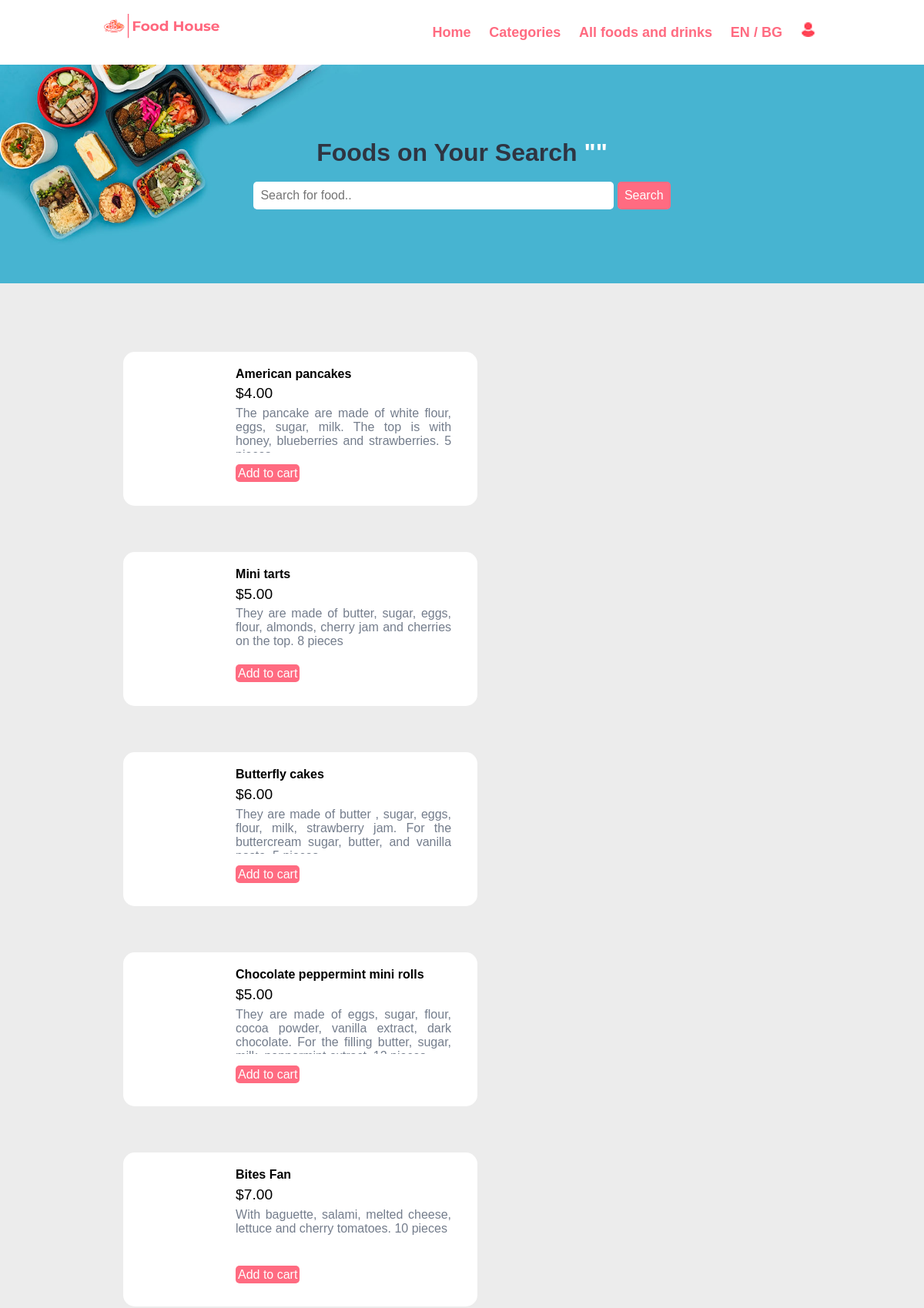
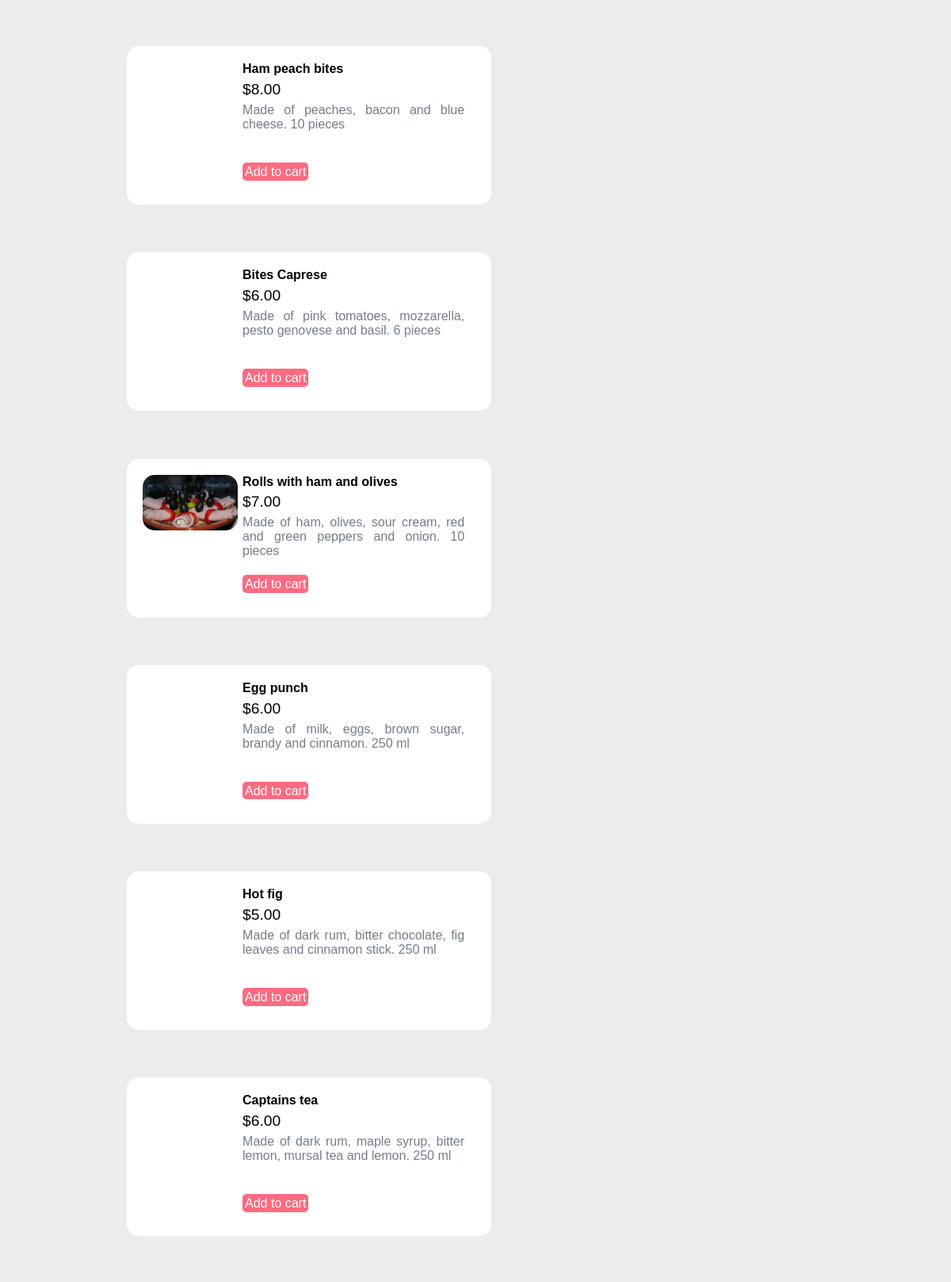
The page /food-search.php (upper part) on the database its author committed (2 pictures, top to bottom).
### tables this page shows
CREATE TABLE `tbl_food` (
  `id` int(10) UNSIGNED NOT NULL,
  `title` varchar(100) NOT NULL,
  `description` text NOT NULL,
  `price` decimal(10,2) NOT NULL,
  `image_name` varchar(255) NOT NULL,
  `category_id` int(10) UNSIGNED NOT NULL,
  `active` varchar(10) NOT NULL,
  `add_date` datetime DEFAULT NULL
);

### config/en.php (called while the page is built)
<?php
    $lang = array(
        "lang_en" => "EN",
		"lang_bg" => "BG",
        "home" => "Home",
        "categories" => "Categories",
        "afd" => "All foods and drinks",
        "1card-in" => "From Food House restaurant you can order food for home from anywhere.",
        "2card-in" => "Address: st. Radost 3, Varna",
        "3card-in" => "Email: foodhouse@abv.bg",
        "32card-in" => "Number: 0898899888",
        "rights" => "2022 © All rights reserved, Food House.",
        "category" => "Choose category",
        "search" => "Search for food..",
        "search2" => "Search",
        "" => "",
        "" => "",
        "" => "",
        "" => "",
        "" => "",
        "" => "",
        "" => "",
        "" => "",
        "" => "",
        "" => "",
        "" => "",
        "" => "",
        "" => "",
        "" => "",
        "" => "",
        "" => "",
        "" => "",
        "" => "",
        "" => "",
        "" => "",
        "" => ""
    );
?>

### food-search.php (the view, shortened to what this page needs)
<?php include('partials-front/menu.php'); ?>
    <section class="food-search text-center">
        <div class="container">
            <?php
                $search = mysqli_real_escape_string($conn, $_POST['search']);
            ?>
            <h2>Foods on Your Search <a href="#" class="text-white">"<?php echo $search; ?>"</a></h2>
            <form action="" method="POST">
                <input type="search" name="search" placeholder="<?php echo $lang['search'] ?>" required>
                <input type="submit" name="submit" value="<?php echo $lang['search2'] ?>" class="btn btn-primary">
            </form>
        </div>
    </section>
    <section class="food-menu">
        <div class="container">
            <?php
                $sql = "SELECT * FROM tbl_food WHERE title LIKE '%$search%' OR description LIKE '%$search%'";
                $res = mysqli_query($conn, $sql);
                $count = mysqli_num_rows($res);
                if($count>0)
                {
                    while($row=mysqli_fetch_assoc($res))
                    {
                        $id_food = $row['id'];
                        $title = $row['title'];
                        $price = $row['price'];
                        $description = $row['description'];
                        $image_name = $row['image_name'];
                        ?>
                        <div class="food-menu-box">
                            <div class="food-menu-img">
                                <?php
                                    if($image_name=="")
                                    {
                                        echo "<div class='error'>Image not Available.</div>";
                                    }
                                    else
                                    {
                                        ?>
                                        <img src="<?php echo SITEURL; ?>images/food/<?php echo $image_name; ?>" alt="" class="img-responsive-food img-curve">
                                        <?php
                                    }
                                ?>
                            </div>
                            <div class="food-menu-desc">
                                <h4><?php echo $title; ?></h4>
                                <p class="food-price">$<?php echo $price; ?></p>
                                <p class="food-detail scroll">
                                    <?php echo $description; ?>
                                </p>
                                <br>
                                <?php include 'php/cart-log.php' ?>
                            </div>
                        </div>
                        <?php
                    }
                }
                else
                {
                    echo "<div class='error'>Food not found.</div>";
                }
            ?>
        </div>
    </section>
    <?php include('partials-front/footer.php'); ?>

### php/cart-log.php
<?php
    if(isset($_SESSION['email'])){
        ?>
            <form action="" method="post">
                    <img src="images/food/<?php echo $fetch_food['image_name']; ?>" alt="">
                    <input type="hidden" name="id_user" value="<?php echo $id_user;?>">
                    <input type="hidden" name="id_food" value="<?php echo $id_food;?>">
                    <input type="hidden" name="title" value="<?php echo $title; ?>">
                    <input type="hidden" name="price" value="<?php echo $price; ?>">
                    <input type="hidden" name="image_name" value="<?php echo $image_name; ?>">
                    <input type="number" name="qty" min="1"  value="<?php echo $qty=1; ?>" >
                    <input type="submit" class="btn btn-primary" value="Add to cart" name="add_to_cart">
            </form>
        <?php
        }else{
        ?>
        <a href="<?php echo SITEURL; ?>login.php?food_id=<?php echo $id_food; ?>" class="btn btn-primary">Add to cart</a>
        <?php
            }
        ?>

### css/style.css (style rules this page uses)
* { margin: 0 0; padding: 0 0; box-sizing: border-box; font-family: Arial, Helvetica, sans-serif; }
.container { width: 80%; margin: 0 auto; padding: 1%; }
.img-responsive-food { width: 130%; }
.img-curve { border-radius: 15px; }
.text-center { text-align: center; }
.text-white { color: white; }
a { color: #ff6b81; text-decoration: none; }
.btn { padding: 1%; border: none; font-size: 1rem; border-radius: 5px; }
.btn-primary { background-color: #ff6b81; color: white; cursor: pointer; }
h2 { color: #2f3542; font-size: 2rem; margin-bottom: 2%; }
.food-search { background-image: url(../images/bg.jpg); background-size: cover; background-repeat: no-repeat; background-position: center; padding: 7% 0; }
.food-search input[type="search"] { width: 50%; padding: 1%; font-size: 1rem; border: none; border-radius: 5px; }
.food-menu { background-color: #ececec; padding: 4% 0; }
.food-menu-box { display: inline-block; width: 460px; height: 200px; margin: 3%; padding: 20px; border-radius: 15px ; background-color: white; }
.food-menu-img { width: 22%; float: left; }
.food-menu-desc { width: 70%; float: left; margin-left: 8%; }
.food-price { font-size: 1.2rem; margin: 2% 0; }
.food-detail { font-size: 1rem; color: #747d8c; }
.scroll { width: 280px; height: 60px; overflow: auto; text-align: justify; }

### rows shown on the page
tbl_food: title "American pancakes", price "4.00", description "The pancake are made of white flour, eggs, sugar, milk. The top is with honey, blueberries and strawberries. 5…"
tbl_food: title "Mini tarts", price "5.00", description "They are made of butter, sugar, eggs, flour, almonds, cherry jam and cherries on the top. 8 pieces"
tbl_food: title "Butterfly cakes", price "6.00", description "They are made of butter , sugar, eggs, flour, milk, strawberry jam. For the buttercream sugar, butter, and vanilla…"
tbl_food: title "Chocolate peppermint mini rolls", price "5.00", description "They are made of eggs, sugar, flour, cocoa powder, vanilla extract, dark chocolate. For the filling butter, sugar,…"
tbl_food: title "Bites Fan", price "7.00", description "With baguette, salami, melted cheese, lettuce and cherry tomatoes. 10 pieces"
tbl_food: title "Ham peach bites", price "8.00", description "Made of peaches, bacon and blue cheese. 10 pieces"
tbl_food: title "Bites Caprese", price "6.00", description "Made of pink tomatoes, mozzarella, pesto genovese and basil. 6 pieces"
tbl_food: image_name (picture), title "Rolls with ham and olives", price "7.00", description "Made of ham, olives, sour cream, red and green peppers and onion. 10 pieces"
tbl_food: title "Egg punch", price "6.00", description "Made of milk, eggs, brown sugar, brandy and cinnamon. 250 ml"
tbl_food: title "Hot fig", price "5.00", description "Made of dark rum, bitter chocolate, fig leaves and cinnamon stick. 250 ml"
tbl_food: title "Captains tea", price "6.00", description "Made of dark rum, maple syrup, bitter lemon, mursal tea and lemon. 250 ml"

### other values the page prints
$lang['home'] "Home"
$lang['categories'] "Categories"
$lang['afd'] "All foods and drinks"
$lang['lang_en'] "EN"
$lang['lang_bg'] "BG"
